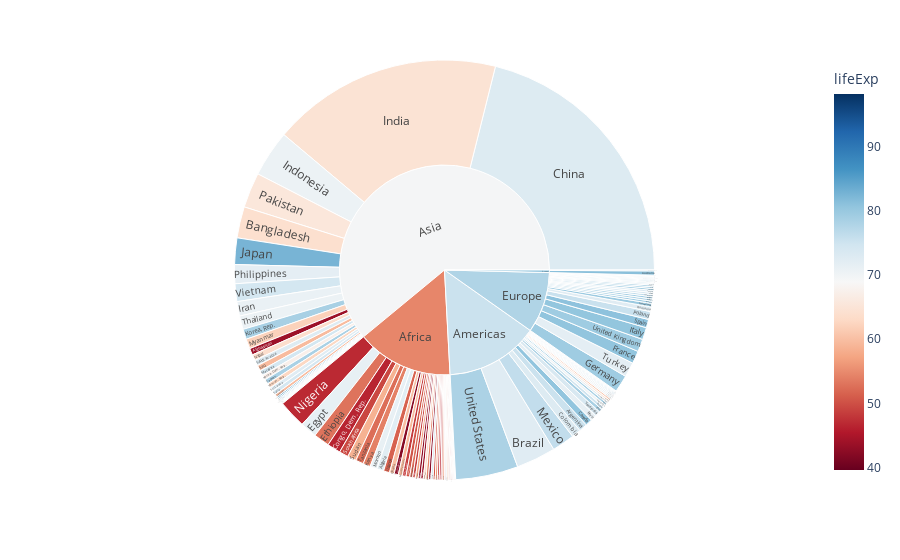

The cell this chart's notebook holds for it:
### Code cell
fig = px.sunburst(df, path=['continent', 'country'], values='pop',
                  color='lifeExp', hover_data=['iso_alpha'],
                  color_continuous_scale='RdBu',
                  color_continuous_midpoint=np.average(df['lifeExp'], weights=df['pop']))
fig.show()

### Figure 1 — Plotly figure (JSON) as saved in the notebook; plotly's stock layout.template omitted (floating-point values rounded to 4 significant figures; data arrays with more than 128 entries replaced by an {"elided": "..."} marker saying what was removed)
{"data": [{"branchvalues": "total", "customdata": {"elided": "147x2 mixed values"}, "domain": {"x": [0, 1], "y": [0, 1]}, "hovertemplate": "labels=%{label}<br>pop=%{value}<br>parent=%{parent}<br>id=%{id}<br>iso_alpha=%{customdata[0]}<br>lifeExp=%{color}<extra></extra>", "ids": {"elided": "147 str values"}, "labels": {"elided": "147 str values"}, "marker": {"coloraxis": "coloraxis", "colors": {"elided": "147 float values"}}, "name": "", "parents": {"elided": "147 str values"}, "type": "sunburst", "values": {"elided": "147 int values"}}], "layout": {"coloraxis": {"cmid": 68.92, "colorbar": {"title": {"text": "lifeExp"}}, "colorscale": [[0, "rgb(103,0,31)"], [0.1, "rgb(178,24,43)"], [0.2, "rgb(214,96,77)"], [0.3, "rgb(244,165,130)"], [0.4, "rgb(253,219,199)"], [0.5, "rgb(247,247,247)"], [0.6, "rgb(209,229,240)"], [0.7, "rgb(146,197,222)"], [0.8, "rgb(67,147,195)"], [0.9, "rgb(33,102,172)"], [1, "rgb(5,48,97)"]]}, "legend": {"tracegroupgap": 0}, "margin": {"t": 60}}}
